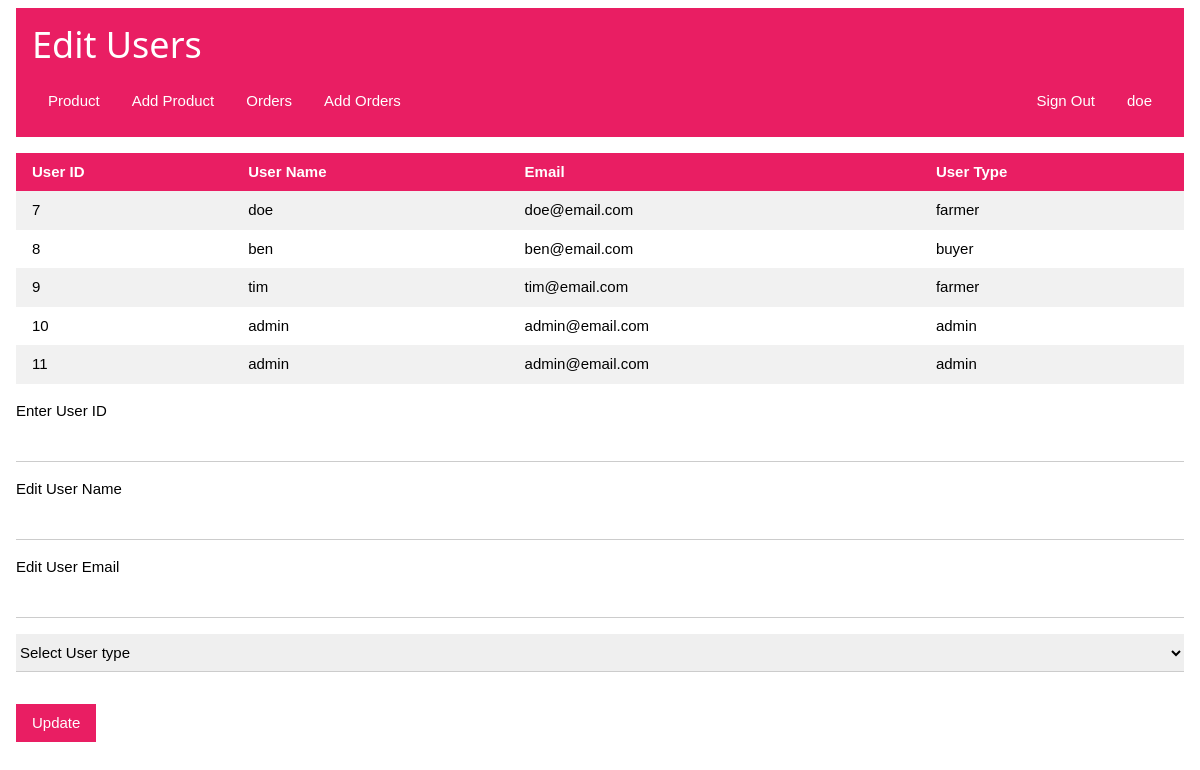
The app's page /admin.php (signed in) with its own data.
### tables this page shows
CREATE TABLE `users` (
  `ID` int(11) NOT NULL,
  `UserName` varchar(20) NOT NULL,
  `Email` varchar(100) NOT NULL,
  `Password` varchar(255) NOT NULL,
  `UserType` varchar(10) NOT NULL
);

### admin.php (the view, shortened to what this page needs)
<?php
require "database.php";
?>
<!DOCTYPE html>
<html lang="en">
<head>
    <link rel="stylesheet" href="./styles/w3.css">
</head>
<body>
    <div class="w3-container w3-row w3-padding">
        <div class="w3-container w3-pink">
            <h1>Edit Users</h1>
            <div class="w3-bar w3-pink w3-margin-bottom">
                <?php
                $user = $_SESSION['user'];
                echo "<span class=\"w3-bar-item w3-right\">{$user}</span>";
                ?>
                <a href="logout.php" class="w3-bar-item w3-button w3-pink w3-hover-pale-red w3-right">Sign Out</a>
                <a href="home.php" class="w3-bar-item w3-button w3-hover-pale-red">Product</a>
                <a href="addproducts.php" class="w3-bar-item w3-button w3-hover-pale-red">Add Product</a>
                <a href="orders.php" class="w3-bar-item w3-button w3-hover-pale-red">Orders</a>
                <a href="addorders.php" class="w3-bar-item w3-button w3-hover-pale-red">Add Orders</a>
            </div>
        </div>
        <div>
            <table class="w3-table w3-margin-top w3-striped w3-margin-bottom">
                <tr class="w3-pink">
                    <th>User ID</th>
                    <th>User Name</th>
                    <th>Email</th>
                    <th>User Type</th>
                </tr>
                <?php
                $query = "SELECT * FROM users";
                $result = mysqli_query($conn, $query);
                if ($result) {
                    if (mysqli_num_rows($result) > 0) {
                        while ($row = mysqli_fetch_assoc($result)) {
                            echo "<tr><td>{$row['ID']}</td>" . "<td>{$row['UserName']}</td>" . "<td>{$row['Email']}</td>" . "<td>{$row['UserType']}</td></tr>";
                        }
                    } else {
                        echo "No Products Found!";
                    }
                }
                ?>
            </table>
        </div>
        <div>
            <form action="admin.php" method="POST" class="w3-margin-top w3-margin-bottom">
                <label for="id">Enter User ID</label>
                <input type="number" name="id" class="w3-input w3-margin-bottom">
                <label for="username">Edit User Name</label>
                <input type="text" name="username" class="w3-input w3-margin-bottom">
                <label for="email">Edit User Email</label>
                <input type="text" name="email" class="w3-input w3-margin-bottom">
                <div class="w3-margin-bottom w3-margin-top">
                    <select name="usertype" class="w3-select">
                        <option value="" disabled selected>Select User type</option>
                    </select>
                </div>
                <button type="submit" class="w3-btn w3-pink w3-margin-top w3-hover-pale-red w3-margin-bottom">Update</button>
            </form>
        </div>
    </div>
</body>
</html>

### styles/w3.css (style rules this page uses)
html { box-sizing: border-box; }
*, *:before, *:after { box-sizing: inherit; }
html { -ms-text-size-adjust: 100%; -webkit-text-size-adjust: 100%; }
body { margin: 0; }
a { background-color: transparent; }
button, input, select, textarea, optgroup { font: inherit; margin: 0; }
button, input { overflow: visible; }
button, select { text-transform: none; }
button, [type="button"], [type="reset"], [type="submit"] { -webkit-appearance: button; }
html, body { font-family: Verdana, sans-serif; font-size: 15px; line-height: 1.5; }
html { overflow-x: hidden; }
h1 { font-size: 36px; }
h1, h2, h3, h4, h5, h6 { font-family: "Segoe UI", Arial, sans-serif; font-weight: 400; margin: 10px 0; }
a { color: inherit; }
.w3-table, .w3-table-all { border-collapse: collapse; border-spacing: 0; width: 100%; display: table; }
.w3-striped tbody tr:nth-child(even) { background-color: #f1f1f1; }
.w3-table td, .w3-table th, .w3-table-all td, .w3-table-all th { padding: 8px 8px; display: table-cell; text-align: left; vertical-align: top; }
.w3-table th:first-child, .w3-table td:first-child, .w3-table-all th:first-child, .w3-table-all td:first-child { padding-left: 16px; }
.w3-btn, .w3-button { border: none; display: inline-block; padding: 8px 16px; vertical-align: middle; overflow: hidden; text-decoration: none; color: inherit; background-color: inherit; text-align: center; cursor: pointer; white-space: nowrap; }
.w3-btn, .w3-button { -webkit-touch-callout: none; -webkit-user-select: none; -khtml-user-select: none; -moz-user-select: none; -ms-user-select: none; user-select: none; }
.w3-input { padding: 8px; display: block; border: none; border-bottom: 1px solid #ccc; width: 100%; }
.w3-select { padding: 9px 0; width: 100%; border: none; border-bottom: 1px solid #ccc; }
.w3-bar { width: 100%; overflow: hidden; }
.w3-bar .w3-bar-item { padding: 8px 16px; float: left; width: auto; border: none; display: block; outline: 0; }
.w3-bar .w3-button { white-space: normal; }
.w3-container:after, .w3-container:before, .w3-panel:after, .w3-panel:before, .w3-row:after, .w3-row:before, .w3-row-padding:after, .w3-row-padding:before, .w3-cell-row:before, .w3-cell-row:after, .w3-clear:after, .w3-clear:before, .w3-bar:before, .w3-bar:after { content: ""; display: table; clear: both; }
.w3-container, .w3-panel { padding: 0.01em 16px; }
.w3-margin-top { margin-top: 16px !important; }
.w3-margin-bottom { margin-bottom: 16px !important; }
.w3-padding { padding: 8px 16px !important; }
.w3-right { float: right !important; }
.w3-pink, .w3-hover-pink:hover { color: #fff !important; background-color: #e91e63 !important; }

### records on screen
users: ID "7", UserName "doe", Email "doe@email.com", UserType "farmer"
users: ID "8", UserName "ben", Email "ben@email.com", UserType "buyer"
users: ID "9", UserName "tim", Email "tim@email.com", UserType "farmer"
users: ID "10", UserName "admin", Email "admin@email.com", UserType "admin"
users: ID "11", UserName "admin", Email "admin@email.com", UserType "admin"

### other values on screen
$user "doe"
